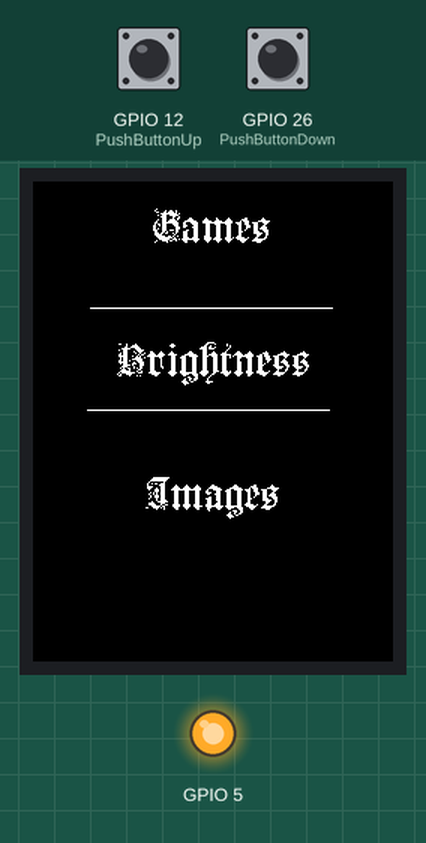
Recording of a sketch running on a simulated ESP32. Shown: 240×320 colour display, output pins drawn as LEDs (lit = HIGH). The inputs (shaded band) are chosen by the test bench; at power-on: GPIO 12 (PushButtonUp) LOW, GPIO 26 (PushButtonDown) LOW. EEPROM starts erased.

Above: at 1.5 s.
1.6 s: GPIO 12 (PushButtonUp) pulled HIGH for 1 s
At 1.78 s:
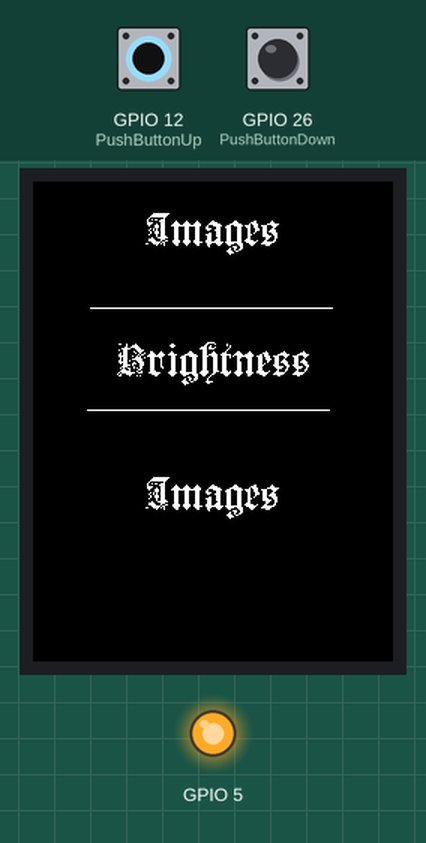
4.1 s: GPIO 26 (PushButtonDown) pulled HIGH for 3.2 s
At 8.0 s:
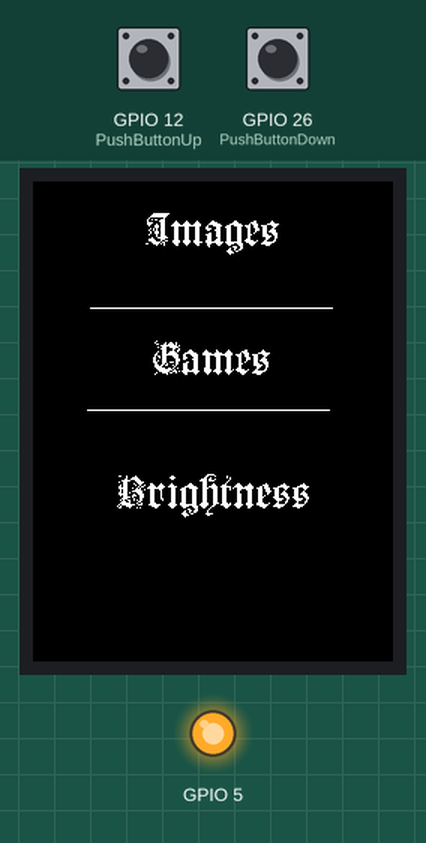
8.8 s: GPIO 12 (PushButtonUp) pulled HIGH for 0.15 s
At 8.92 s:
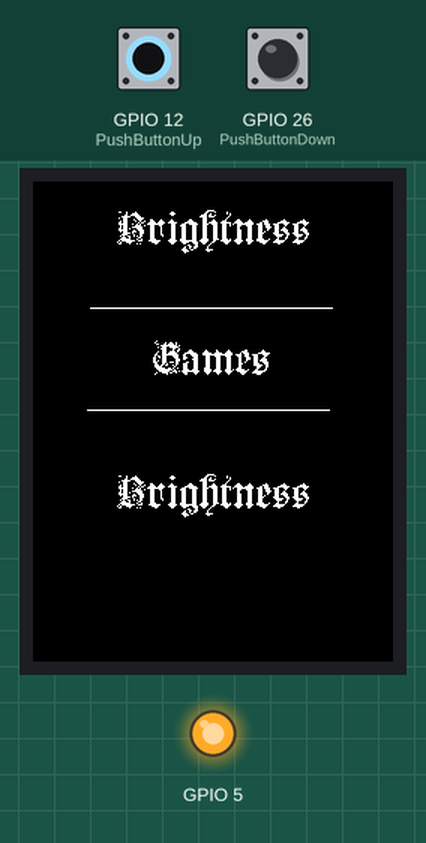
Timing chart, 0 to 11.8 s (numbered marks = the images above; inputs shaded):
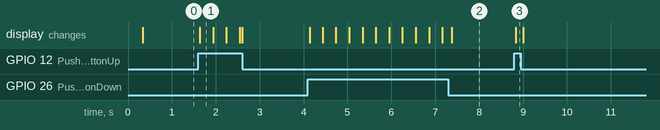

The sketch:

MenuOled.ino
```cpp
#include <Preferences.h>
#include <TFT_eSPI.h> // Graphics and font library for ST7735 driver chip
#include <SPI.h>
#include <assets.h>

Preferences pref;
TFT_eSPI tft = TFT_eSPI();  // Invoke library, pins defined in User_Setup.h

const int PushButtonUp =12;
const int PushButtonDown =26;
int brightness;

// Array of all bitmaps for convenience.
const unsigned char* items[9] = {
  bitmap_game,
  bitmap_brightness,
  bitmap_images,
  bitmap_game,
  bitmap_brightness,
  bitmap_images,
  bitmap_game,
  bitmap_brightness,
  bitmap_images
};

int previousItem = 0;
int currentItem = 1;
int nextItem = 2;


// Create Sprites
TFT_eSprite sprPrev = TFT_eSprite(&tft);
TFT_eSprite sprCurrent = TFT_eSprite(&tft);
TFT_eSprite sprNext = TFT_eSprite(&tft);
TFT_eSprite sprIndicatorUp = TFT_eSprite(&tft);
TFT_eSprite sprIndicatorDown = TFT_eSprite(&tft);

void setup(void) {
  // Create a namespace called "settings" with read/write mode
  pref.begin("settings", false);

  // Read the last brightness from NVS flash memory
  brightness = pref.getInt("brightness", 255);
  analogWrite(5, brightness);

  Serial.begin(115200);
  pinMode(PushButtonUp, INPUT);
  pinMode(PushButtonDown, INPUT);
  tft.init();
  tft.fillScreen(TFT_BLACK);

  // Setup sprite dimensions
  sprPrev.createSprite(180, 64);
  sprCurrent.createSprite(180, 64);
  sprNext.createSprite(180, 64);
  sprIndicatorUp.createSprite(180, 9);
  sprIndicatorDown.createSprite(180, 9);

  // Draw initial items to sprites
  drawItems();
}

void drawItems() {
  // Clear sprites before drawing
  sprPrev.fillSprite(TFT_BLACK);
  sprCurrent.fillSprite(TFT_BLACK);
  sprNext.fillSprite(TFT_BLACK);
  sprIndicatorUp.fillSprite(TFT_BLACK);
  sprIndicatorDown.fillSprite(TFT_BLACK);

  // Draw bitmaps onto sprites
  sprPrev.drawBitmap(0, 0, items[previousItem], 180, 64, TFT_WHITE, TFT_BLACK);
  sprCurrent.drawBitmap(0, 0, items[currentItem], 180, 64, TFT_WHITE, TFT_BLACK);
  sprNext.drawBitmap(0, 0, items[nextItem], 180, 64, TFT_WHITE, TFT_BLACK);
  sprIndicatorUp.drawBitmap(0, 0, bitmap_upSel, 180, 9, TFT_WHITE, TFT_BLACK);
  sprIndicatorDown.drawBitmap(0, 0, bitmap_upSel, 180, 9, TFT_WHITE, TFT_BLACK);

  // Push sprites to the display
  sprPrev.pushSprite(30, 0);
  sprCurrent.pushSprite(30, 88);
  sprNext.pushSprite(30, 176);
  sprIndicatorUp.pushSprite(32, 80);
  sprIndicatorDown.pushSprite(30, 148);
}

void loop() {
  int Push_button_state_up = digitalRead(PushButtonUp);
  int Push_button_state_down = digitalRead(PushButtonDown);

  if (Push_button_state_up == HIGH) {  // Button pressed

    // Scroll to the next items
    previousItem -= 1;
    currentItem -= 1;
    nextItem -= 1;

    // Wrap around the array index
    previousItem = (previousItem + 9) % 9;
    currentItem = (currentItem + 9) % 9;
    nextItem = (nextItem + 9) % 9;

    // Draw the updated items
    drawItems();
  }
    if (Push_button_state_down == HIGH) {  // Button pressed

    // Scroll to the next items
    previousItem += 1;
    currentItem += 1;
    nextItem += 1;

    // Wrap around the array index
    previousItem = (previousItem + 9) % 9;
    currentItem = (currentItem + 9) % 9;
    nextItem = (nextItem + 9) % 9;

    // Draw the updated items
    drawItems();
  }

}
```

Source omitted: assets.h (data table, 28748 bytes)

Measured:
- after the input at 1.6 s, the display: changes at once (image 1)
- after the input at 4.1 s, the display: first changes at once (image 2 shows a later state)
- after the input at 8.8 s, the display: changes at once (image 3)
